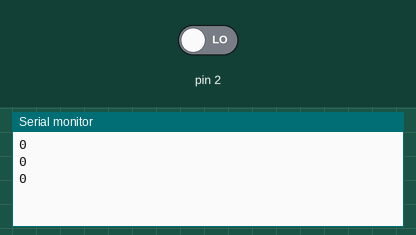
A sketch run on a simulated Arduino Uno, built with avr-gcc and run on an emulated ATmega328P. On the bench: the last lines printed to the serial monitor. The inputs (shaded band) are chosen by the test bench; at power-on: pin 2 LOW.

Above: at 1.2 s.
1.3 s: pin 2 driven HIGH
At 1.9 s:
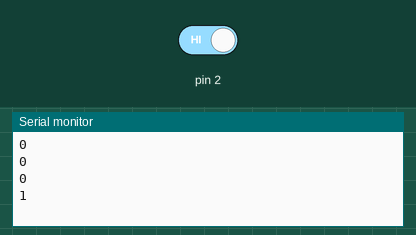
2.8 s: pin 2 driven LOW
At 3.4 s:
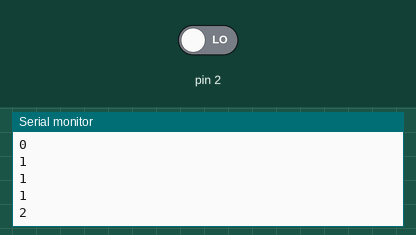
Timing chart, 0 to 5.8 s (numbered marks = the images above; inputs shaded):
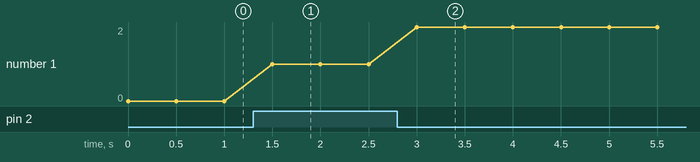

The sketch:

test_interrupts.ino
```cpp
volatile int count = 0;

void encoderISR() {
  count++;
}

void setup() {
  Serial.begin(115200);
  pinMode(2, INPUT);
  attachInterrupt(digitalPinToInterrupt(2), encoderISR, CHANGE);
}

void loop() {
  Serial.println(count);
  delay(500);
}
```

Measured:
- after the input at 1.3 s, the serial monitor: prints a new line after 0.20 s (image 1)
- after the input at 2.8 s, the serial monitor: prints a new line after 0.20 s (image 2)
- plotted number 1: 0 → 1 after the input at 1.3 s, 1 → 2 after the input at 2.8 s
